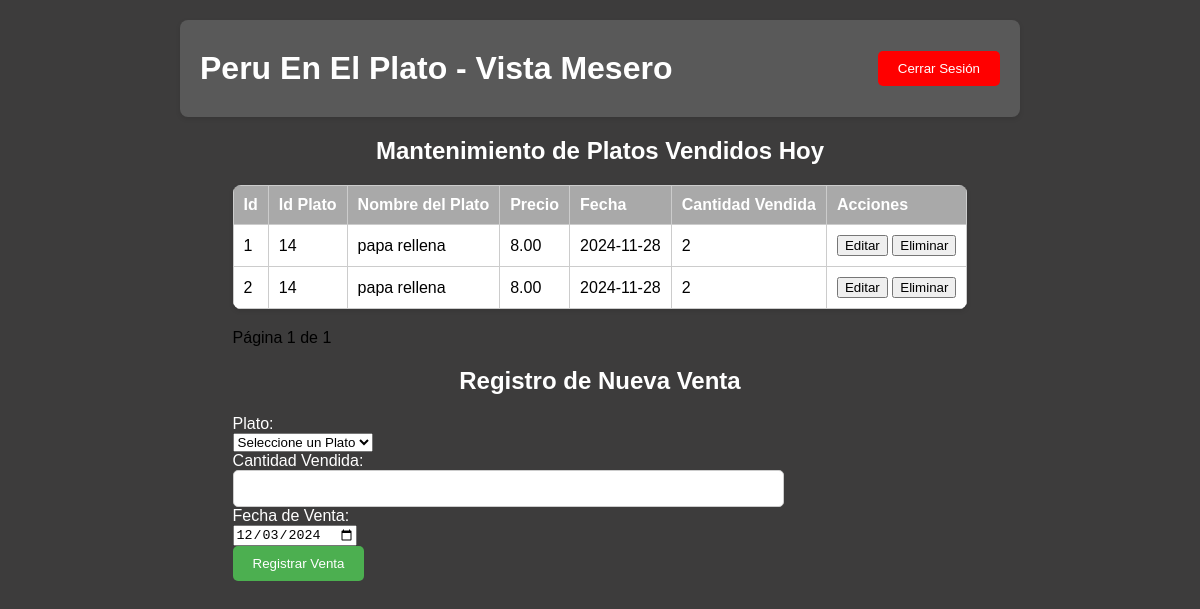
Screenshot of /vista/Mesero_V.php with the database file from the repository.
### tables this page shows
CREATE TABLE `platos_vendidos_hoy` (
  `id_plato_vendido_hoy` int(11) NOT NULL,
  `id_plato` int(11) NOT NULL,
  `fecha` date NOT NULL,
  `cant_vendida` int(11) NOT NULL
);

CREATE TABLE `platos` (
  `id_plato` int(11) NOT NULL,
  `nombre` varchar(255) NOT NULL,
  `descripcion` text DEFAULT NULL,
  `precio` decimal(10,2) NOT NULL,
  `categoria` enum('Plato_Principal','Entrada','Postre','Refresco') NOT NULL,
  `imagen` varchar(255) NOT NULL,
  `estado` tinyint(1) DEFAULT 1
);

### vista/Mesero_V.php (the view, shortened to what this page needs)
<?php
require_once('../config/conexion.php');
$registrosPorPagina = 3;
$paginacion = isset($_GET['pagina']) ? (int)$_GET['pagina'] : 1;
$inicio = ($paginacion - 1) * $registrosPorPagina;
function obtenerVentasHoy($inicio, $registrosPorPagina) {
    global $conexion;
    $query = "
        SELECT pvh.id_plato_vendido_hoy, pvh.id_plato, p.nombre, pvh.fecha, pvh.cant_vendida, p.precio
        FROM platos_vendidos_hoy pvh
        JOIN platos p ON pvh.id_plato = p.id_plato
        LIMIT $inicio, $registrosPorPagina
    ";
    return mysqli_query($conexion, $query);
}
function obtenerTotalVentasHoy() {
    global $conexion;
    $query = "
        SELECT COUNT(*) as total FROM platos_vendidos_hoy pvh
        JOIN platos p ON pvh.id_plato = p.id_plato
    ";
    $resultado = mysqli_query($conexion, $query);
    $total = mysqli_fetch_assoc($resultado);
    return $total['total'];
}
$totalVentas = obtenerTotalVentasHoy();
$totalPaginas = ceil($totalVentas / $registrosPorPagina);
?>
<!DOCTYPE html>
<html lang="es">
<head>
    <link rel="stylesheet" href="../public/styles/mesero.css">
</head>
<body>
<header>
    <h1>Peru En El Plato - Vista Mesero</h1>
    <a href="../controlador/logout.php"> <button class="btn-cerrar">Cerrar Sesión</button></a>
</header>
<main>
    <h2>Mantenimiento de Platos Vendidos Hoy</h2>
    <table>
        <thead>
            <tr>
                <th>Id</th>
                <th>Id Plato</th>
                <th>Nombre del Plato</th>
                <th>Precio</th>
                <th>Fecha</th>
                <th>Cantidad Vendida</th>
                <th>Acciones</th>
            </tr>
        </thead>
        <tbody>
            <?php
            $ventasHoy = obtenerVentasHoy($inicio, $registrosPorPagina);
            while ($venta = mysqli_fetch_assoc($ventasHoy)) {
                echo "<tr>
                        <td>" . $venta['id_plato_vendido_hoy'] . "</td>
                        <td>" . $venta['id_plato'] . "</td>
                        <td>" . htmlspecialchars($venta['nombre']) . "</td>
                        <td>" . $venta['precio'] . "</td>
                        <td>" . $venta['fecha'] . "</td>
                        <td>" . $venta['cant_vendida'] . "</td>
                        <td>
                            <button class='btn-editar' data-id='" . $venta['id_plato_vendido_hoy'] . "'>Editar</button>
                            <button class='btn-eliminar' data-id='" . $venta['id_plato_vendido_hoy'] . "'>Eliminar</button>
                        </td>
                    </tr>";
            }
            ?>
        </tbody>
    </table>
    <div class="paginacion">
        <span>Página <?php echo $paginacion; ?> de <?php echo $totalPaginas; ?></span>
    </div>
    <h2>Registro de Nueva Venta</h2>
    <form id="registroPlatos" method="POST" action="Mesero_V.php">
        <label for="plato">Plato:</label><br>
        <select id="plato" name="plato" required>
            <option value="">Seleccione un Plato</option>
        </select><br>
        <label for="cantidad">Cantidad Vendida:</label><br>
        <input type="number" id="cantidad" name="cantidad" required><br>
        <label for="fecha">Fecha de Venta:</label><br>
        <input type="date" id="fecha" name="fecha" value="<?php echo date('Y-m-d'); ?>" required><br>
        <button type="submit" class="btn-actualizar">Registrar Venta</button>
    </form>
</main>
</body>
</html>

### public/styles/mesero.css (style rules this page uses)
body { font-family: Arial, sans-serif; margin: 0; padding: 20px; display: flex; justify-content: center; align-items: center; flex-direction: column; background-color: #3d3c3c; }
header { display: flex; justify-content: space-between; align-items: center; background-color: #595959; padding: 10px 20px; border-radius: 8px; width: 100%; max-width: 800px; box-shadow: 0 2px 5px rgba(0, 0, 0, 0.1); }
h1, h2 { margin: 20px 0; text-align: center; color: white; }
table { width: 100%; border-collapse: collapse; margin-bottom: 20px; border-radius: 8px; overflow: hidden; box-shadow: 0 2px 5px rgba(0, 0, 0, 0.1); }
th, td { border: 1px solid #ccc; padding: 10px; text-align: left; }
th { background-color: #A9A9A9; color: white; }
td { background-color: #fff; }
label { color: white; }
input[type="text"], input[type="number"], textarea { padding: 10px; border-radius: 5px; border: 1px solid #ccc; width: 75%; box-sizing: border-box; }
.btn-cerrar { background-color: #ff0000; color: white; border: none; padding: 10px 20px; border-radius: 5px; cursor: pointer; transition: background-color 0.3s; }
.btn-actualizar { background-color: #4CAF50; color: white; border: none; padding: 10px 20px; border-radius: 5px; cursor: pointer; transition: background-color 0.3s; }

### rows the page displays
platos_vendidos_hoy: id_plato_vendido_hoy "1", id_plato "14", id_plato.nombre "papa rellena", id_plato.precio "8.00", fecha "2024-11-28", cant_vendida "2"
platos_vendidos_hoy: id_plato_vendido_hoy "2", id_plato "14", id_plato.nombre "papa rellena", id_plato.precio "8.00", fecha "2024-11-28", cant_vendida "2"

### other values shown
$paginacion "1"
$totalPaginas "1"
